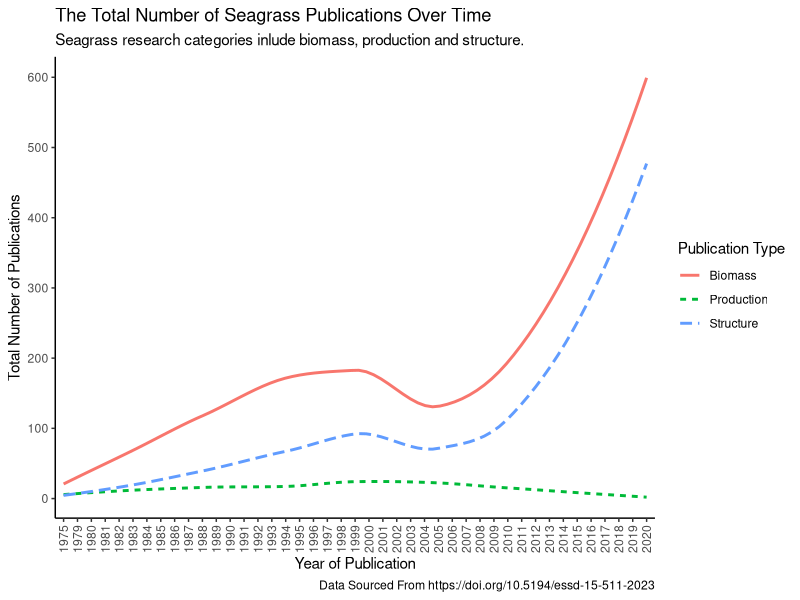
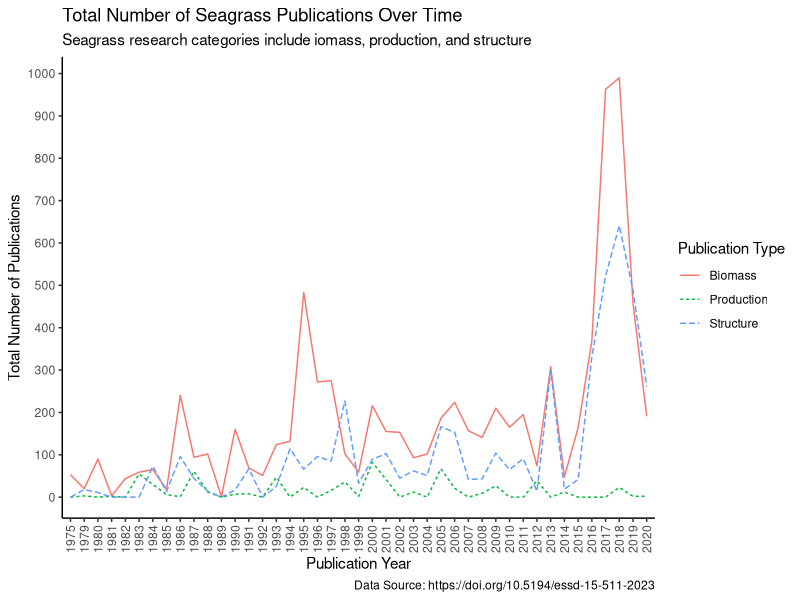

These charts were generated, in order, by the following R code:
## ---- chunk 1
knitr::opts_chunk$set(echo = TRUE)
## ---- chunk 2
library(tidyverse)
## ---- chunk 3
seagrass<-read.csv("../data/SeagrassPubs.csv") # Read in data.
## ---- chunk 4
head(seagrass) # Look at data.
summary(seagrass) # Get summary of data.
glimpse(seagrass) # Look at data
## ---- chunk 5
# Extract author and year from reference column and create new data frame with these two variables separated.
seagrass1 <- seagrass %>% 
  mutate(Author = str_extract(string = Reference, pattern = "(?<=,\\s).+"),
         PubYear = str_extract(string = Reference, pattern = "[0-9]+")) %>% 
  select(Author:PubYear)
# Combine the Column for publication year to the original data frame using cbind function.
Pubyear = seagrass1$PubYear
seagrass2 <- cbind(seagrass, Pubyear) 
## ---- chunk 6
biomass<-seagrass2 %>% # Create new data frame and select which data frame to pull data from.
  group_by(Pubyear) %>% # Group publications by year.
  select(Pubyear, Seagr.biom.above.dm..g.m..2.) %>% # Select which 2 variables we are interested in using to tally.
   drop_na(Seagr.biom.above.dm..g.m..2.) %>% # Remove na values to only count the years with publications.
    tally() # Use tally function to get information on number of publications.
colnames(biomass) <- c("Pubyear", "tally1") # Create new column names.

biomass1<-seagrass2 %>% # Create new data frame and select which data frame to pull data from.
  group_by(Pubyear) %>%  # Group publications by year.
  select(Pubyear, Seagr.biom.below.dm..g.m..2.) %>% # Select which 2 variables we are interested in using to tally.
  drop_na(Seagr.biom.below.dm..g.m..2.) %>% # Remove na values to only count the years with publications.
    tally() # Use tally function to get information on number of publications.
colnames(biomass1) <- c("Pubyear", "tally2") # Create new column names.

biomass2<-seagrass2 %>% # Create new data frame and select which data frame to pull data from.
  group_by(Pubyear) %>%  # Group publications by year.
  select(Pubyear, Seagr.biom.tot.dm..g.m..2.) %>% # Select which 2 variables we are interested in using to tally.
  drop_na(Seagr.biom.tot.dm..g.m..2.) %>% # Remove na values to only count the years with publications.
    tally() # Use tally function to get information on number of publications.
colnames(biomass2) <- c("Pubyear", "tally3") # Create new column names.


# Organise data into one dataframe.

TBmass1 <- biomass %>%
  full_join(biomass1) # Combine tally columns for biomass and biomass1 into one dataframe.


TBmass2 <- TBmass1 %>%
  full_join(biomass2)  # Combine tally columns for TBmass1 and biomass2 into one dataframe. That puts all three tally columns into one dataframe.



TBmass2$tally1<-as.numeric(TBmass2$tally1) # Make tally1 numeric.
TBmass2$tally2<-as.numeric(TBmass2$tally2) # Make tally2 numeric.
TBmass2$tally3<-as.numeric(TBmass2$tally3) # Make tally3 numeric.

TBmass2[is.na(TBmass2)] <- 0 # Make all NA values equal 0

TBmass2$TotalBiomass<-rowSums(TBmass2[ , c("tally1", "tally2", "tally3")]) # Create new variable TotalBiomass that calculates the sum for each row for each publication year.

## ---- chunk 7
Structure1<-seagrass2 %>% # Create new data frame and select which data frame to pull data from.
  group_by(Pubyear) %>% # Group publications by year.
  select(Pubyear, Seagr.cov....) %>% # Select which 2 variables we are interested in using to tally.
   drop_na(Seagr.cov....) %>% # Remove na values to only count the years with publications.
    tally() # Use tally function to get information on number of publications.
colnames(Structure1) <- c("Pubyear", "tally1") # Create new column names.

Structure2<-seagrass2 %>% # Create new data frame and select which data frame to pull data from.
  group_by(Pubyear) %>%  # Group publications by year.
  select(Pubyear, Seagr.shoot.dens....m..2.) %>% # Select which 2 variables we are interested in using to tally.
  drop_na(Seagr.shoot.dens....m..2.) %>% # Remove na values to only count the years with publications.
    tally() # Use tally function to get information on number of publications.
colnames(Structure2) <- c("Pubyear", "tally2") # Create new column names.

Structure3<-seagrass2 %>% # Create new data frame and select which data frame to pull data from.
  group_by(Pubyear) %>%  # Group publications by year.
  select(Pubyear, Seagr.leaf.dens....m..2.) %>% # Select which 2 variables we are interested in using to tally.
  drop_na(Seagr.leaf.dens....m..2.) %>% # Remove na values to only count the years with publications.
    tally() # Use tally function to get information on number of publications.
colnames(Structure3) <- c("Pubyear", "tally3") # Create new column names.



# Organise data into one dataframe.

TStructure1 <- Structure1 %>%
  full_join(Structure2) # Combine tally columns for Structure1 and Structure2 into one dataframe.


TStructure2 <- TStructure1 %>%
  full_join(Structure3)  # Combine tally columns for TStructure1 and Structure3 into one dataframe. That puts all three tally columns into one dataframe.



TStructure2$tally1<-as.numeric(TStructure2$tally1) # Make tally1 numeric.
TStructure2$tally2<-as.numeric(TStructure2$tally2) # Make tally2 numeric.
TStructure2$tally3<-as.numeric(TStructure2$tally3) # Make tally3 numeric.

TStructure2[is.na(TStructure2)] <- 0 # Make all NA values equal 0

TStructure2$TotalStructure<-rowSums(TStructure2[ , c("tally1", "tally2", "tally3")]) # Create new variable TotalBiomass that calculates the sum for each row for each publication year.

## ---- chunk 8
Production1<-seagrass2 %>% #Create new data frame and select which data frame to pull data from.
  group_by(Pubyear) %>% # Group publications by year.
  select(Pubyear, Seagr.prod.above.dm..g.m..2.day.) %>% # Select which 2 variables we are interested in using to tally.
   drop_na(Seagr.prod.above.dm..g.m..2.day.) %>% # Remove na values to only count the years with publications.
    tally() # Use tally function to get information on number of publications.
colnames(Production1) <- c("Pubyear", "tally1") # Create new column names.

Production2<-seagrass2 %>% #Create new data frame and select which data frame to pull data from.
  group_by(Pubyear) %>%  # Group publications by year.
  select(Pubyear, Seagr.prod.below.dm..g.m..2.day.) %>% # Select which 2 variables we are interested in using to tally.
  drop_na(Seagr.prod.below.dm..g.m..2.day.) %>% # Remove na values to only count the years with publications.
    tally() # Use tally function to get information on number of publications.
colnames(Production2) <- c("Pubyear", "tally2") # Create new column names.

Production3<-seagrass2 %>% #Create new data frame and select which data frame to pull data from.
  group_by(Pubyear) %>%  # Group publications by year.
  select(Pubyear, Seagr.prod.total.dm..g.m..2.day.) %>% # Select which 2 variables we are interested in using to tally.
  drop_na(Seagr.prod.total.dm..g.m..2.day.) %>% # Remove na values to only count the years with publications.
    tally() # Use tally function to get information on number of publications.
colnames(Production3) <- c("Pubyear", "tally3") # Create new column names.




# Organise data into one dataframe.

TProduction1 <- Production1 %>%
  full_join(Production2) # Combine tally columns for Structure1 and Structure2 into one dataframe.


TProduction2 <- TProduction1 %>%
  full_join(Production3)  # Combine tally columns for TStructure1 and Structure3 into one dataframe. That puts all three tally columns into one dataframe.



TProduction2$tally1<-as.numeric(TProduction2$tally1) # Make tally1 numeric.
TProduction2$tally2<-as.numeric(TProduction2$tally2) # Make tally2 numeric.
TProduction2$tally3<-as.numeric(TProduction2$tally3) # Make tally3 numeric.

TProduction2[is.na(TProduction2)] <- 0 # Make all NA values equal 0

TProduction2$TotalProduction<-rowSums(TProduction2[ , c("tally1", "tally2", "tally3")]) # Create new variable TotalBiomass that calculates the sum for each row for each publication year.


## ---- chunk 9
# Join data into new data frame df_new using left join function. Join TBmass2 and Tstructure2 joining using Pubyear.
df_new <- 
  left_join(TBmass2, TStructure2, by = 'Pubyear') %>% 
  mutate(Pubyear = replace_na(Pubyear, 0)) # Replace na values with 0.

# Join data into new data frame df_new2 using left join function. Join df_new and TProduction2 joining using Pubyear.
df_new2 <- 
  left_join(df_new, TProduction2, by = 'Pubyear') %>% 
  mutate(Pubyear = replace_na(Pubyear, 0)) # Replace na values with 0.

summary(df_new2) # Look at new dataframe.


# Remove unwanted variables.
df_new2 <- subset(df_new2, select = -(tally1))
df_new2 <- subset(df_new2, select = -(tally2))
df_new2 <- subset(df_new2, select = -(tally3))
df_new2 <- subset(df_new2, select = -(tally1.x))
df_new2 <- subset(df_new2, select = -(tally1.y))
df_new2 <- subset(df_new2, select = -(tally2.x))
df_new2 <- subset(df_new2, select = -(tally2.y))
df_new2 <- subset(df_new2, select = -(tally3.x))
df_new2 <- subset(df_new2, select = -(tally3.y))

TotalData <- df_new2 # Create new dataframe called TotalData using data in df_new2
TotalData[is.na(TotalData)] <- 0 # Make all NA values equal 0
TotalData <- filter(TotalData, !Pubyear %in% c(2030, 2031, 2032, 2033)) # Remove years 2030, 2031, 2032 and 2033 from Total Data.
TotalData # Look at TotalData.

summary(TotalData) # Get summary of data.

## ---- chunk 10
FinalData <- TotalData |> 
  pivot_longer( # Pivot longer is used to lengthen and reshape dataframe.
    cols = TotalBiomass:TotalProduction, # This line of code is telling which columns need to be reorganised, using the : we tell R that all columns between and including TotalBiomass and TotalProduction are being reshaped.
    names_to = "PublicationType", # This tells R that the reshaped columns will be organised under the new column called PublicationType.
    values_to = "value" # This function tells R that we want to create a new column called value for the data that was stored in the cells of the original columns.
  )
## ---- chunk 11
ggplot(FinalData, aes(x = Pubyear, y = value, group = PublicationType, linetype = PublicationType, colour = PublicationType)) + # Create mapping aesthetics.
  geom_smooth(se=F) + # Create smooth plot and remove the confidence interval ribbons.
  theme_classic() + # Use classic theme aesthetics.
  labs(
    title = "The Total Number of Seagrass Publications Over Time", # Label title.
    subtitle = "Seagrass research categories inlude biomass, production and structure.", # Create a subtitle.
    x = "Year of Publication", y = "Total Number of Publications", # Create axes labels.
     linetype = "Publication Type", color = "Publication Type",  # Adjust legend title. 
    caption = "Data Sourced From https://doi.org/10.5194/essd-15-511-2023" # Create caption title.
  ) + 
    scale_colour_discrete(labels = c("Biomass", "Production", "Structure")) + # Adjust the labels used for colour legend.
  scale_linetype_discrete(labels = c("Biomass", "Production", "Structure")) + # Adjust the labels used for linetype legend.
  scale_y_continuous(breaks = seq(0, 700, by = 100)) + # Adjust y axis scale.
  theme(axis.text.x = element_text(angle = 90, vjust = 0.5, hjust=1)) # Change the angle of x axis labels.

#ggsave("Seagrass_plot.pdf") # Save plot as a pdf.

## ---- chunk 12
TotalData %>%
  pivot_longer(cols = -Pubyear) %>%
  ggplot(aes(x = Pubyear, y = value, group = name, linetype = name, color = name)) + 
  geom_line() + 
  theme_classic() +
  labs(
    title = "Total Number of Seagrass Publications Over Time",
    subtitle = "Seagrass research categories include iomass, production, and structure",
    caption = "Data Source: https://doi.org/10.5194/essd-15-511-2023",
    x = "Publication Year", y = "Total Number of Publications",
    linetype = "Publication Type", color = "Publication Type"
  ) +
  scale_color_discrete(labels = c("Biomass", "Production", "Structure")) +
  scale_linetype_discrete(labels = c("Biomass", "Production", "Structure")) +
   scale_y_continuous(breaks = seq(0, 1000, by = 100)) +
  theme(axis.text.x = element_text(angle = 90, vjust = 0.5, hjust=1))

# ggsave("Seagrass_plot.pdf")
